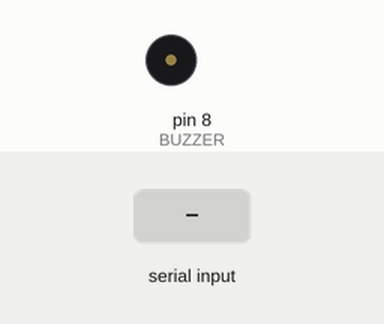
Recording of a sketch running on a simulated Arduino Uno, built with avr-gcc and run on an emulated ATmega328P. Shown: buzzer (waves = sounding). The test bench sets the inputs (shaded band).

Above: at 1.2 s.
1.3 s: "happy birthday\n" received over Serial
At 4.0 s:
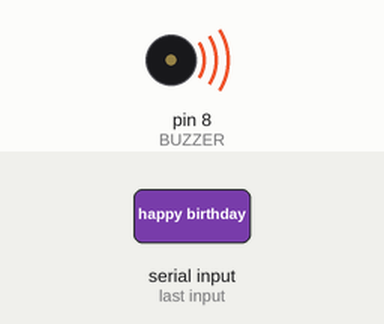
Timing chart, 0 to 10.3 s (numbered marks = the images above; inputs shaded):
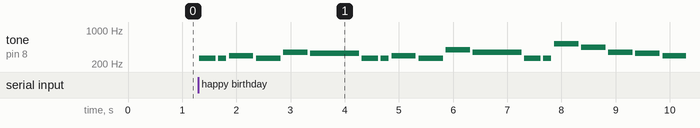

Measured:
- after the input at 1.3 s, tone on pin 8 (BUZZER): plays 262 Hz for 0.30 s, 262 Hz for 0.15 s, 294 Hz for 0.45 s, 262 Hz for 0.45 s, 349 Hz for 0.45 s, 330 Hz for 0.90 s … (19 notes in this stretch), starting at once

The sketch:

Music_HappyBirthday_Serial.ino
```cpp
#define BUZZER 8

#define C4 262
#define D4 294
#define E4 330
#define F4 349
#define G4 392
#define A4 440
#define Bb4 466
#define C5 523

void playHappyBirthday() {
  int notes[] = {
    C4, C4, D4, C4, F4, E4,
    C4, C4, D4, C4, G4, F4,
    C4, C4, C5, A4, F4, E4, D4,
    Bb4, Bb4, A4, F4, G4, F4
  };

  int durations[] = {
    300, 150, 450, 450, 450, 900,
    300, 150, 450, 450, 450, 900,
    300, 150, 450, 450, 450, 450, 900,
    300, 150, 450, 450, 450, 900
  };

  for (int i = 0; i < 25; i++) {
    tone(BUZZER, notes[i]);
    delay(durations[i]);
    noTone(BUZZER);
    delay(50);
  }
}

void setup() {
  Serial.begin(9600);
}

void loop() {
  if (Serial.available()) {
    String cmd = Serial.readStringUntil('\n');
    cmd.trim();
    cmd.toLowerCase();

    if (cmd == "happy birthday") {
      playHappyBirthday();
    }
  }
}
```
